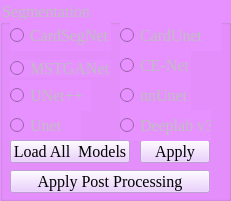
   <widget class="QGroupBox" name="segmentation_box">
    <property name="enabled">
     <bool>false</bool>
    </property>
    <property name="geometry">
     <rect>
      <x>240</x>
      <y>10</y>
      <width>231</width>
      <height>201</height>
     </rect>
    </property>
    <property name="font">
     <font>
      <family>Times New Roman</family>
      <pointsize>12</pointsize>
      <weight>9</weight>
      <italic>false</italic>
      <bold>false</bold>
     </font>
    </property>
    <property name="styleSheet">
     <string notr="true"> font: 75 12pt &quot;Times New Roman&quot;; ;background-color: rgb(231, 144, 255);</string>
    </property>
    <property name="title">
     <string>Segmentation</string>
    </property>
    <widget class="QRadioButton" name="segmentor3">
     <property name="enabled">
      <bool>false</bool>
     </property>
     <property name="geometry">
      <rect>
       <x>10</x>
       <y>60</y>
       <width>101</width>
       <height>17</height>
      </rect>
     </property>
     <property name="font">
      <font>
       <family>Times New Roman</family>
       <pointsize>12</pointsize>
       <weight>9</weight>
       <italic>false</italic>
       <bold>false</bold>
      </font>
     </property>
     <property name="styleSheet">
      <string notr="true">font: 75 12pt &quot;Times New Roman&quot;;</string>
     </property>
     <property name="text">
      <string>MSTGANet</string>
     </property>
    </widget>
    <widget class="QRadioButton" name="segmentor1">
     <property name="enabled">
      <bool>false</bool>
     </property>
     <property name="geometry">
      <rect>
       <x>10</x>
       <y>20</y>
       <width>101</width>
       <height>31</height>
      </rect>
     </property>
     <property name="font">
      <font>
       <family>Times New Roman</family>
       <pointsize>12</pointsize>
       <weight>9</weight>
       <italic>false</italic>
       <bold>false</bold>
      </font>
     </property>
     <property name="styleSheet">
      <string notr="true">font: 75 12pt &quot;Times New Roman&quot;;</string>
     </property>
     <property name="text">
      <string>CardSegNet</string>
     </property>
    </widget>
    <widget class="QPushButton" name="applysegmentation">
     <property name="enabled">
      <bool>false</bool>
     </property>
     <property name="geometry">
      <rect>
       <x>140</x>
       <y>140</y>
       <width>70</width>
       <height>23</height>
      </rect>
     </property>
     <property name="font">
      <font>
       <family>Times New Roman</family>
       <pointsize>12</pointsize>
       <weight>9</weight>
       <italic>false</italic>
       <bold>false</bold>
      </font>
     </property>
     <property name="styleSheet">
      <string notr="true">color: rgb(0, 0, 0); background-color: rgb(231, 194, 255);font: 75 12pt &quot;Times New Roman&quot;;</string>
     </property>
     <property name="text">
      <string>Apply</string>
     </property>
    </widget>
    <widget class="QLabel" name="label_pre_2">
     <property name="enabled">
      <bool>false</bool>
     </property>
     <property name="geometry">
      <rect>
       <x>20</x>
       <y>170</y>
       <width>191</width>
       <height>21</height>
      </rect>
     </property>
     <property name="font">
      <font>
       <family>Times New Roman</family>
       <pointsize>12</pointsize>
       <weight>9</weight>
       <italic>false</italic>
       <bold>false</bold>
      </font>
     </property>
     <property name="styleSheet">
      <string notr="true">font: 75 12pt &quot;Times New Roman&quot;;</string>
     </property>
     <property name="text">
      <string/>
     </property>
    </widget>
    <widget class="QRadioButton" name="segmentor5">
     <property name="enabled">
      <bool>false</bool>
     </property>
     <property name="geometry">
      <rect>
       <x>10</x>
       <y>80</y>
       <width>81</width>
       <height>31</height>
      </rect>
     </property>
     <property name="font">
      <font>
       <family>Times New Roman</family>
       <pointsize>12</pointsize>
       <weight>9</weight>
       <italic>false</italic>
       <bold>false</bold>
      </font>
     </property>
     <property name="styleSheet">
      <string notr="true">font: 75 12pt &quot;Times New Roman&quot;;</string>
     </property>
     <property name="text">
      <string>UNet++</string>
     </property>
    </widget>
    <widget class="QRadioButton" name="segmentor6">
     <property name="enabled">
      <bool>false</bool>
     </property>
     <property name="geometry">
      <rect>
       <x>120</x>
       <y>80</y>
       <width>71</width>
       <height>31</height>
      </rect>
     </property>
     <property name="font">
      <font>
       <family>Times New Roman</family>
       <pointsize>12</pointsize>
       <weight>9</weight>
       <italic>false</italic>
       <bold>false</bold>
      </font>
     </property>
     <property name="styleSheet">
      <string notr="true">font: 75 12pt &quot;Times New Roman&quot;;</string>
     </property>
     <property name="text">
      <string>nnUnet</string>
     </property>
    </widget>
    <widget class="QRadioButton" name="segmentor4">
     <property name="enabled">
      <bool>false</bool>
     </property>
     <property name="geometry">
      <rect>
       <x>120</x>
       <y>50</y>
       <width>71</width>
       <height>30</height>
      </rect>
     </property>
     <property name="font">
      <font>
       <family>Times New Roman</family>
       <pointsize>12</pointsize>
       <weight>9</weight>
       <italic>false</italic>
       <bold>false</bold>
      </font>
     </property>
     <property name="styleSheet">
      <string notr="true">font: 75 12pt &quot;Times New Roman&quot;;</string>
     </property>
     <property name="text">
      <string>CE-Net</string>
     </property>
    </widget>
    <widget class="QRadioButton" name="segmentor8">
     <property name="enabled">
      <bool>false</bool>
     </property>
     <property name="geometry">
      <rect>
       <x>120</x>
       <y>110</y>
       <width>91</width>
       <height>31</height>
      </rect>
     </property>
     <property name="font">
      <font>
       <family>Times New Roman</family>
       <pointsize>12</pointsize>
       <weight>9</weight>
       <italic>false</italic>
       <bold>false</bold>
      </font>
     </property>
     <property name="styleSheet">
      <string notr="true">font: 75 12pt &quot;Times New Roman&quot;;</string>
     </property>
     <property name="text">
      <string>Deeplab v3</string>
     </property>
    </widget>
    <widget class="QRadioButton" name="segmentor7">
     <property name="enabled">
      <bool>false</bool>
     </property>
     <property name="geometry">
      <rect>
       <x>10</x>
       <y>110</y>
       <width>71</width>
       <height>31</height>
      </rect>
     </property>
     <property name="font">
      <font>
       <family>Times New Roman</family>
       <pointsize>12</pointsize>
       <weight>9</weight>
       <italic>false</italic>
       <bold>false</bold>
      </font>
     </property>
     <property name="styleSheet">
      <string notr="true">font: 75 12pt &quot;Times New Roman&quot;;</string>
     </property>
     <property name="text">
      <string>Unet </string>
     </property>
    </widget>
    <widget class="QRadioButton" name="segmentor2">
     <property name="enabled">
      <bool>false</bool>
     </property>
     <property name="geometry">
      <rect>
       <x>120</x>
       <y>20</y>
       <width>101</width>
       <height>31</height>
      </rect>
     </property>
     <property name="font">
      <font>
       <family>Times New Roman</family>
       <pointsize>12</pointsize>
       <weight>9</weight>
       <italic>false</italic>
       <bold>false</bold>
      </font>
     </property>
     <property name="styleSheet">
      <string notr="true">font: 75 12pt &quot;Times New Roman&quot;;</string>
     </property>
     <property name="text">
      <string>CardUnet </string>
     </property>
    </widget>
    <widget class="QPushButton" name="load_models">
     <property name="enabled">
      <bool>false</bool>
     </property>
     <property name="geometry">
      <rect>
       <x>10</x>
       <y>140</y>
       <width>120</width>
       <height>23</height>
      </rect>
     </property>
     <property name="font">
      <font>
       <family>Times New Roman</family>
       <pointsize>12</pointsize>
       <weight>9</weight>
       <italic>false</italic>
       <bold>false</bold>
      </font>
     </property>
     <property name="styleSheet">
      <string notr="true">font: 75 12pt &quot;Times New Roman&quot;;color: rgb(0, 0, 0); background-color: rgb(231, 194, 255);font: </string>
     </property>
     <property name="text">
      <string>Load All  Models</string>
     </property>
    </widget>
    <widget class="QPushButton" name="post_processing_b">
     <property name="enabled">
      <bool>false</bool>
     </property>
     <property name="geometry">
      <rect>
       <x>10</x>
       <y>170</y>
       <width>200</width>
       <height>23</height>
      </rect>
     </property>
     <property name="font">
      <font>
       <family>Times New Roman</family>
       <pointsize>12</pointsize>
       <weight>9</weight>
       <italic>false</italic>
       <bold>false</bold>
      </font>
     </property>
     <property name="styleSheet">
      <string notr="true">font: 75 12pt &quot;Times New Roman&quot;;color: rgb(0, 0, 0); background-color: rgb(231, 194, 255);font: </string>
     </property>
     <property name="text">
      <string>Apply Post Processing</string>
     </property>
    </widget>
    <zorder>label_pre_2</zorder>
    <zorder>segmentor3</zorder>
    <zorder>segmentor1</zorder>
    <zorder>applysegmentation</zorder>
    <zorder>segmentor5</zorder>
    <zorder>segmentor6</zorder>
    <zorder>segmentor4</zorder>
    <zorder>segmentor8</zorder>
    <zorder>segmentor7</zorder>
    <zorder>segmentor2</zorder>
    <zorder>load_models</zorder>
    <zorder>post_processing_b</zorder>
   </widget>
